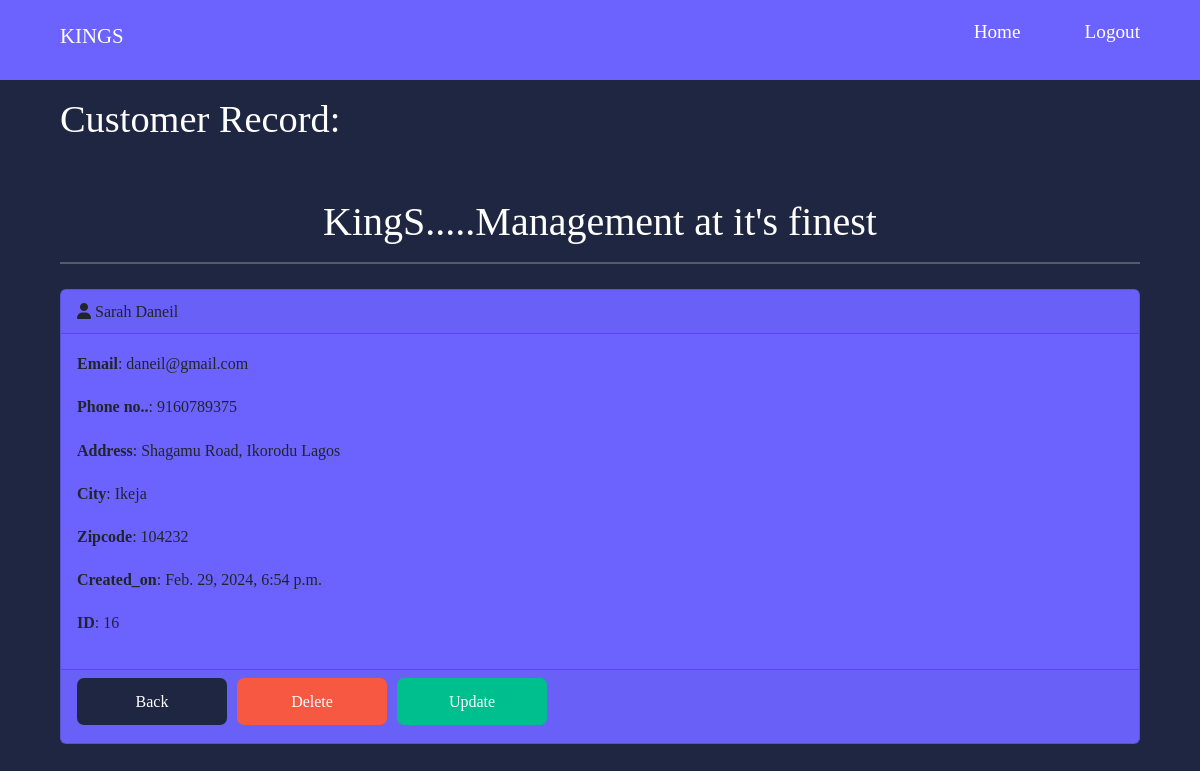
/app/record/16/ (signed in), run on the app's committed database.
### Create/models.py (models this page shows, shortened)
class Record(models.Model):
    created_at = models.DateTimeField(auto_now_add = True)
    firstname = models.CharField(max_length=100)
    lastname = models.CharField(max_length = 100)
    email = models.EmailField()
    phone = models.IntegerField()
    address = models.CharField(max_length = 100)
    city = models.CharField(max_length = 100)
    state = models.CharField(max_length = 100)
    zipcode = models.CharField(max_length = 100)

### Create/views.py (the view)
# urls.py: path('record/', views.getrecords),
def record(request, pk):
    if request.user.is_authenticated:
        record = Record.objects.get(id=pk)
        context = {
            'record':record
        }
        return render(request, 'dashboard/record.html', context)
    else:
        messages.warning(request, 'You must be logged in...')
        return redirect('apphome')

### template/dashboard/record.html (shortened to what this page needs)
{% extends 'base.html' %}
{% block content %}
<div class="contain header">
    <div class="">
      <h1 class="pt-3">Customer Record:</h1>
    <h1 class="h1 text-white text-center pt-5">
        KingS.....Management at it's finest
    </h1>
    <hr>
    <div class="card mb-5" style="background: #6c63ff;">
        <div class="card-header"><i class="fas fa-user"></i>  {{ record.firstname }} {{ record.lastname }}</div>
        <div class="card-body">
            <div class="card-text">
                <p><strong>Email</strong>: {{ record.email }}</p>
            </div>
            <div class="card-text">
                <p><strong>Phone no..</strong>: {{ record.phone }}</p>
            </div>
            <div class="card-text">
                <p><strong>Address</strong>: {{ record.address }}</p>
            </div>
            <div class="card-text">
                <p><strong>City</strong>: {{ record.city }}</p>
            </div>
            <div class="card-text">
                <p><strong>Zipcode</strong>: {{ record.zipcode }}</p>
            </div>
            <div class="card-text">
                <p><strong>Created_on</strong>: {{ record.created_at }}</p>
            </div>
            <div class="card-text">
                <p><strong>ID</strong>: {{ record.id }}</p>
            </div>
        </div>
        <div class="card-footer" style="display: flex; gap: 10px;">
            <a href="{% url 'apphome' %}" class="btns" style="width: 150px; background: #1f2641;">Back</a>
            <a href="{% url 'appdelete' record.id %}" class="btns" style="width: 150px; background: #f75842;">Delete</a>
            <a href="{% url 'appupdate' record.id %}" class="btns" style="width: 150px; background: #00bf8e;">Update</a>
        </div>
      </div>
    </div>
</div>
{% endblock %}

### static/css/style.css (style rules this page uses)
* { margin: 0; padding: 0; border: 0; outline: 0; text-decoration: none; list-style-type: none; box-sizing: border-box; }
:root { --color-primary: #6c63ff; --color-success: #00bf8e; --color-warning: #f7c94b; --color-danger: #f75842; --color-danger-variant: rgba(247, 88, 66, 0.4); --color-white: #fff; --color-light: rgba(225, 225, 225, 0.7); --color-black: #000; --color-bg: #1f2641; --color-bg1: #2e3267; --color-bg2: #424890; --transition: all 400ms ease; --container-width-lg: 90%; --container-width-md: 90%; --container-width-sm: 94%; --container-width-sms: 100%; }
body { font-family: cursive; line-height: 1.7; color: var(--color-white); background: var(--color-bg); }
.contain { width: var(--container-width-lg); margin: 0 auto; }
h1, h2, h3, h4, h5 { line-height: 1.2; }
h1 { font-size: 2.4rem; }
a { color: var(--color-white); text-decoration: none; }
.header { position: relative; top: 5rem; overflow: hidden; margin-bottom: 5rem; }
hr { border: 1px solid #f1f1f1; margin-bottom: 25px; }
.btns { display: block; width: 20%; background: var(--color-primary); color: var(--color-white); padding: 10px; margin-bottom: 10px; text-align: center; border-radius: 7px; }

### data on the page
Record: firstname "Sarah", lastname "Daneil", email "daneil@gmail.com", phone "9160789375", address "Shagamu Road, Ikorodu Lagos", city "Ikeja", zipcode "104232", created_at "Feb. 29, 2024, 6:54 p.m.", id "16"
